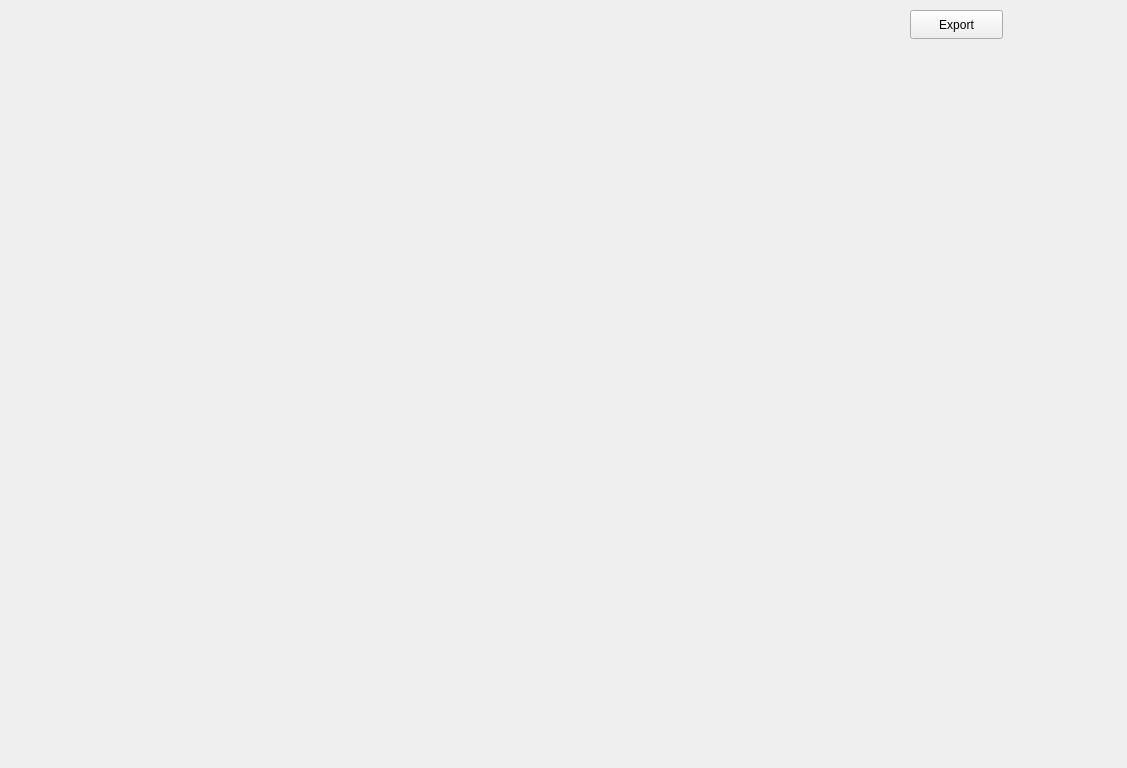
<?xml version="1.0" encoding="UTF-8"?>
<ui version="4.0">
 <class>Dashboard</class>
 <widget class="QWidget" name="Dashboard">
  <property name="geometry">
   <rect>
    <x>0</x>
    <y>0</y>
    <width>1127</width>
    <height>768</height>
   </rect>
  </property>
  <property name="windowTitle">
   <string>Dashboard</string>
  </property>
  <layout class="QVBoxLayout" name="verticalLayout">
   <item>
    <widget class="QScrollArea" name="scrollArea">
     <property name="frameShape">
      <enum>QFrame::Shape::NoFrame</enum>
     </property>
     <property name="widgetResizable">
      <bool>true</bool>
     </property>
     <widget class="QWidget" name="scrollAreaWidgetContents">
      <property name="geometry">
       <rect>
        <x>0</x>
        <y>0</y>
        <width>1109</width>
        <height>750</height>
       </rect>
      </property>
     </widget>
    </widget>
   </item>
  </layout>
  <widget class="QPushButton" name="exportBtn">
   <property name="geometry">
    <rect>
     <x>910</x>
     <y>10</y>
     <width>93</width>
     <height>29</height>
    </rect>
   </property>
   <property name="text">
    <string>Export</string>
   </property>
  </widget>
 </widget>
 <resources/>
 <connections/>
</ui>
